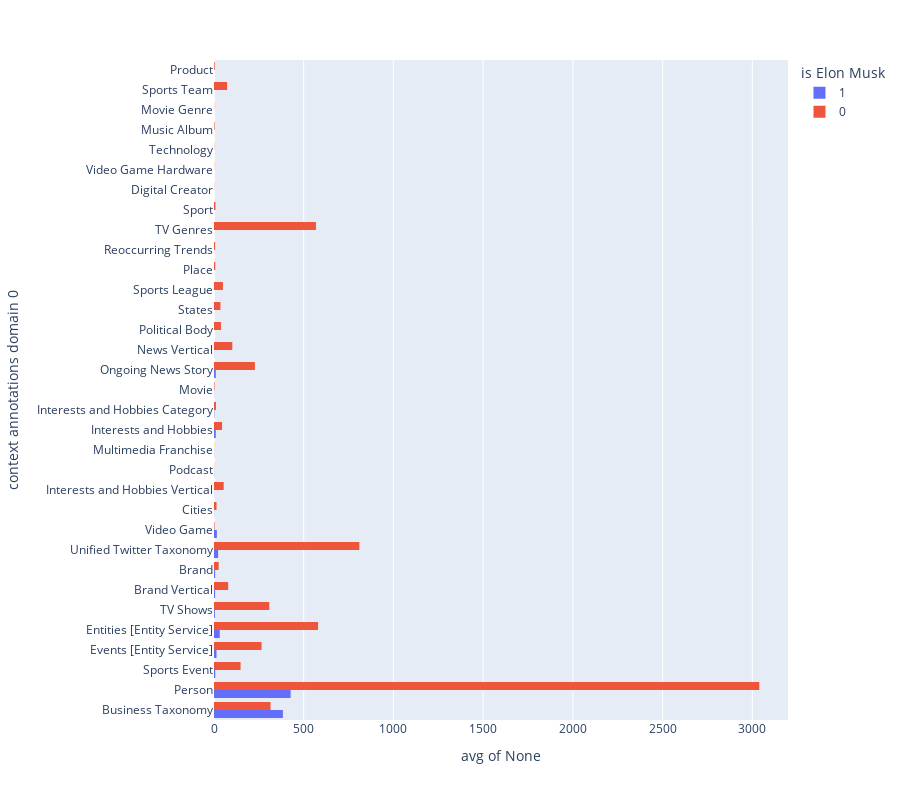

Notebook source saved alongside this figure:
### Code cell
import plotly.express as px

fig = px.histogram(data_frame, y='context annotations domain 0', color='is Elon Musk', barmode='group', histfunc='avg', height=800)
fig.show()

### Figure 1 — Plotly figure (JSON) as saved in the notebook; plotly's stock layout.template omitted (floating-point values rounded to 4 significant figures; data arrays with more than 128 entries replaced by an {"elided": "..."} marker saying what was removed)
{"data": [{"alignmentgroup": "True", "bingroup": "y", "histfunc": "avg", "hovertemplate": "is Elon Musk=1<br>avg of None=%{x}<br>context annotations domain 0=%{y}<extra></extra>", "legendgroup": "1", "marker": {"color": "#636efa", "pattern": {"shape": ""}}, "name": "1", "offsetgroup": "1", "orientation": "h", "showlegend": true, "type": "histogram", "xaxis": "x", "y": {"elided": "949 str values"}, "yaxis": "y"}, {"alignmentgroup": "True", "bingroup": "y", "histfunc": "avg", "hovertemplate": "is Elon Musk=0<br>avg of None=%{x}<br>context annotations domain 0=%{y}<extra></extra>", "legendgroup": "0", "marker": {"color": "#EF553B", "pattern": {"shape": ""}}, "name": "0", "offsetgroup": "0", "orientation": "h", "showlegend": true, "type": "histogram", "xaxis": "x", "y": {"elided": "6849 str values"}, "yaxis": "y"}], "layout": {"barmode": "group", "height": 800, "legend": {"title": {"text": "is Elon Musk"}, "tracegroupgap": 0}, "margin": {"t": 60}, "xaxis": {"anchor": "y", "domain": [0, 1], "title": {"text": "avg of None"}}, "yaxis": {"anchor": "x", "domain": [0, 1], "title": {"text": "context annotations domain 0"}}}}
